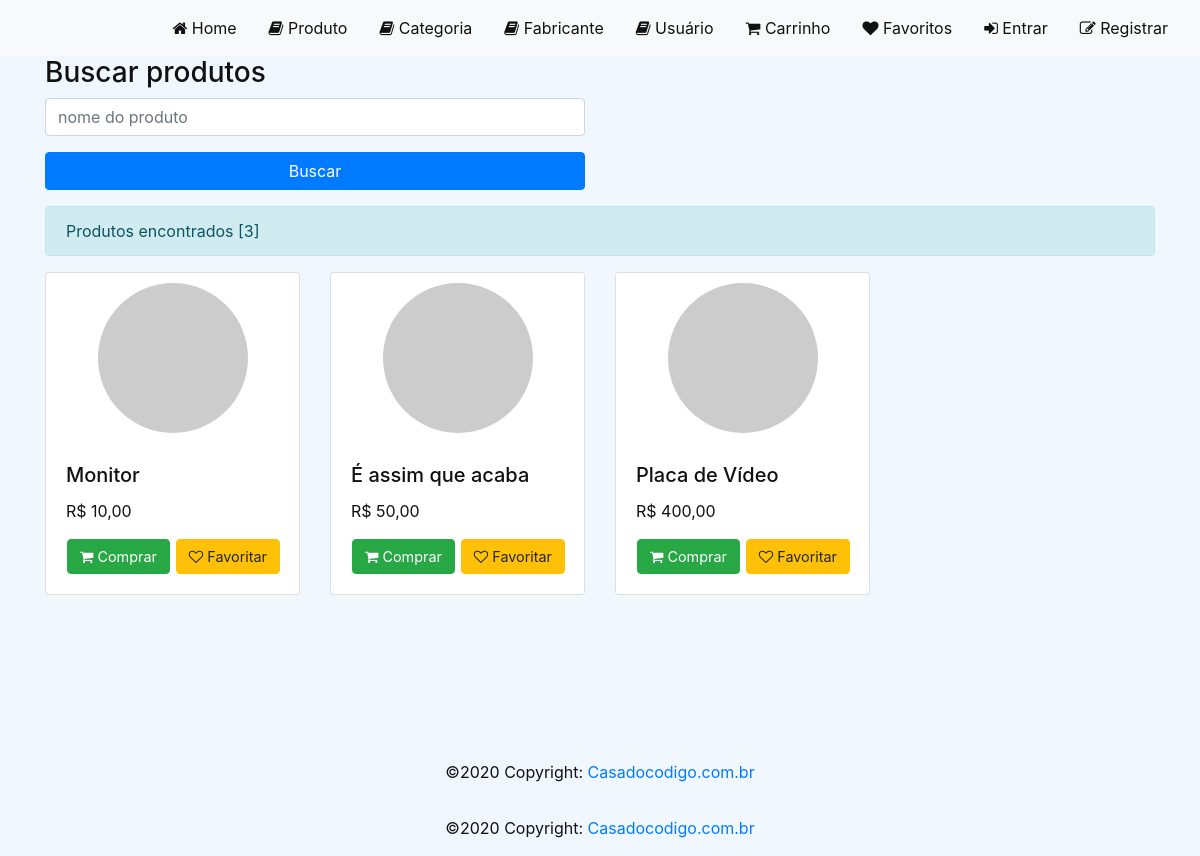
Before: / with the older database file.
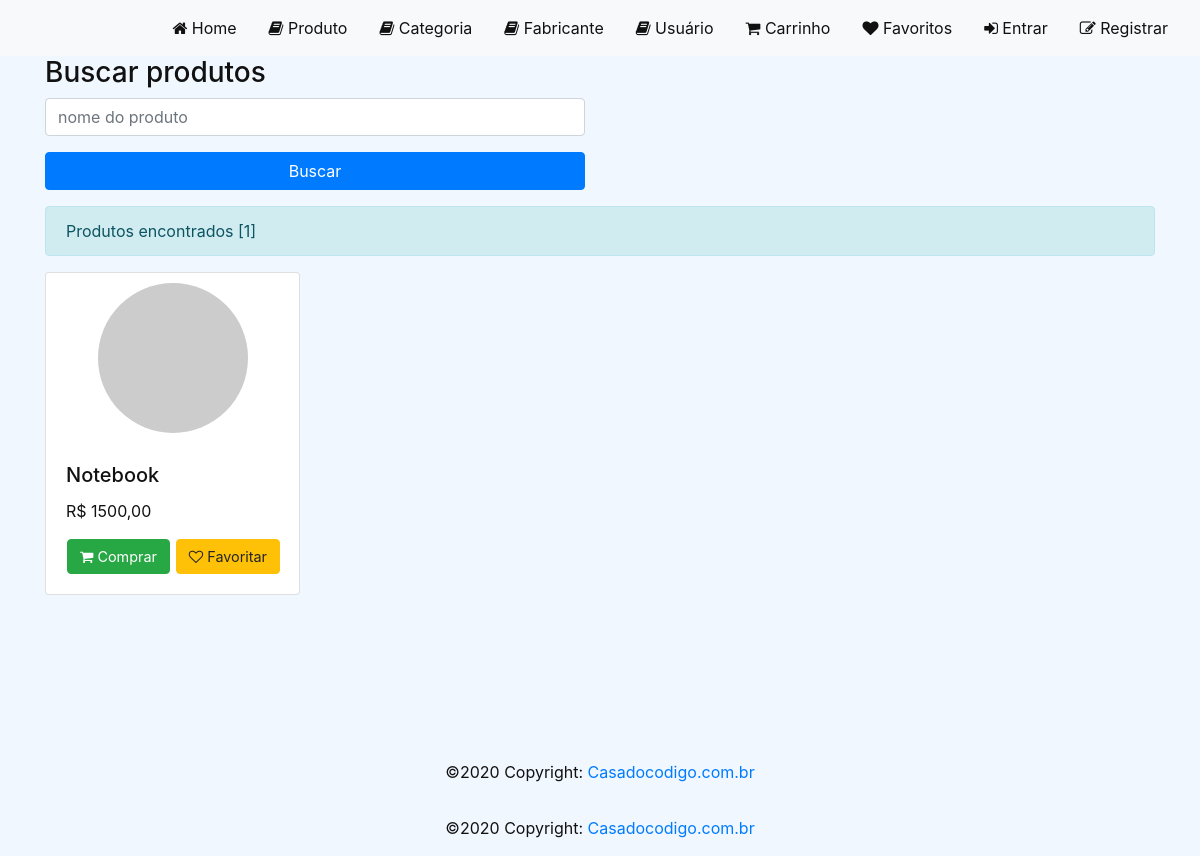
After: the same page with the newer database file.
### loja/models/Produto.py (models this page shows, shortened)
class Produto(models.Model):
    Produto = models.CharField(null=False, max_length=100)
    destaque = models.BooleanField(default=True)
    promocao = models.BooleanField(default=True)
    msgPromocao = models.CharField(null=True, max_length=100, blank=True)
    preco = models.DecimalField(max_digits=8, decimal_places=2)
    categoria = models.ForeignKey(Categoria, null=True,
related_name='categoria', on_delete=models.SET_NULL)
    fabricante = models.ForeignKey(Fabricante, null=True,
related_name='fabricante', on_delete=models.SET_NULL)
    criado_em = models.DateTimeField(auto_now_add=True)
    alterado_em = models.DateTimeField(auto_now=True)
    image = models.ImageField(null=True, blank=True)

### loja/views/HomeView.py (the view)
def home_view(request):
    produto = request.GET.get("produto")
    produtos = Produto.objects.all()
    if produto:
        produtos = produtos.filter(Produto__icontains=produto)
    favoritos_ids = set()
    if request.user.is_authenticated:
        favoritos_ids = set(
            Favorito.objects.filter(usuario=request.user.usuario).values_list('produto_id', flat=True)
        )
    context = {
        "produtos": produtos,
        "favoritos_ids": favoritos_ids,
    }
    return render(request, template_name='home/home.html', context=context, status=200)

### loja/templates/home/home.html (shortened to what this page needs)
{% extends "base.html" %}
{% load static %}
{% block styles %}
<link rel="stylesheet" href="{% static 'css/home.css' %}">
{% endblock %}
{% block content %}
<div id="content">
    <div class="container">
        <div class="row">
            <div class="col-sm-12 col-md-6 col-lg-6 offset-sm-0">
                <form action="{% url 'home' %}" method="GET">
                    <h3>Buscar produtos</h3>
                    <div class="form-row">
                        <div class="col form-group">
                            <input type="text" class="form-control" name="produto" placeholder="nome do produto">
                        </div>
                    </div>
                    <div class="form-row">
                        <div class="col form-group mb-3">
                            <button type="submit" class="btn btn-primary">Buscar</button>
                        </div>
                    </div>
                </form>
            </div>
        </div>
        <div class="alert alert-info">Produtos encontrados [{{ produtos|length }}]</div>
        <div class="row">
            {% for prod in produtos %}
            <div class="col-xs-9 col-md-3 col-lg-3 ">
                <div class="card mb-4">
                    <div class="image-circle" style="background-image: url('/media/{{ prod.image }}');"></div>
                    <div class="card-body">
                        <h5 class="card-title">{{ prod.Produto }}</h5>
                        <p class="card-text">R$ {{ prod.preco }}</p>
                        <div class="d-flex justify-content-between">
                            <form method="post" action="{% url 'add_to_cart' prod.id %}">
                                <button type="submit" class="btn btn-success btn-card"><i class="fa fa-shopping-cart"></i> Comprar</button>
                            </form>
                            <form method="post" action="{% url 'toggle_favorito' prod.id %}">
                                <button type="submit" class="btn {% if prod.id in favoritos_ids %}btn-danger{% else %}btn-warning{% endif %} btn-card">
                                    <i class="fa {% if prod.id in favoritos_ids %}fa-heart{% else %}fa-heart-o{% endif %}"></i>
                                    {% if prod.id in favoritos_ids %}Favoritado{% else %}Favoritar{% endif %}
                                </button>
                            </form>
                        </div>
                    </div>
                </div>
            </div>
            {% endfor %}
        </div>
    </div>
</div>
{% endblock %}

### loja/templates/base.html (shortened to what this page needs)
{% load static %}
<!DOCTYPE html>
<html lang="pt-BR">
<head>
    <link rel="stylesheet" href="https://stackpath.bootstrapcdn.com/bootstrap/4.4.1/css/bootstrap.min.css">
    <link rel="stylesheet" href="https://stackpath.bootstrapcdn.com/font-awesome/4.7.0/css/font-awesome.min.css">
    <link rel="stylesheet" href="{% static 'css/global.css' %}">
    {% block styles %}{% endblock %}
</head>
<body>
    <header>
        <nav class="navbar navbar-light bg-light justify-content-end navbar-expand-lg">
            <ul class="nav">
                <li class="nav-item"><a class="nav-link" href="/"><i class="fa fa-home"></i>
                        Home</a></li>
                <li class="nav-item"><a class="nav-link" href="{% url 'produto' %}"><i class="fa
    fa-book"></i> Produto</a></li>
                <li class="nav-item"><a class="nav-link" href="{% url 'categoria' %}"><i class="fa
    fa-book"></i> Categoria</a></li>
                <li class="nav-item"><a class="nav-link" href="{% url 'fabricante' %}"><i class="fa
    fa-book"></i> Fabricante</a></li>
                <li class="nav-item"><a class="nav-link" href="{% url 'usuario' %}"><i class="fa fa-book"></i>
            Usuário</a></li>
                <li class="nav-item"><a class="nav-link" href="{% url 'cart' %}"><i class="fa fa-shopping-cart"></i>
                        Carrinho</a></li>
                <li class="nav-item"><a class="nav-link" href="{% url 'favoritos' %}"><i class="fa fa-heart"></i>
                        Favoritos</a></li>
                {% if user.is_authenticated %}
                    <li class="nav-item"><a class="nav-link" href="{% url 'logout' %}"><i class="fa fa-sign-out"></i>
                            Sair</a></li>
                {% else %}
                    <li class="nav-item"><a class="nav-link" href="{% url 'login' %}"><i class="fa fa-sign-in"></i>
                            Entrar</a></li>
                    <li class="nav-item"><a class="nav-link" href="{% url 'register' %}"><i class="fa fa-edit"></i> Registrar</a></li>
                {% endif %}
            </ul>
        </nav>
    </header>
    {% block content %}{% endblock %}
    <footer class="page-footer font-small blue">
        <div class="footer-copyright text-center py-3">©2020 Copyright:
            <a href="https://www.casadocodigo.com.br/">
                Casadocodigo.com.br</a>
        </div>
    </footer>
    <div class="footer-copyright text-center py-3">©2020 Copyright:
        <a href="https://www.casadocodigo.com.br/"> Casadocodigo.com.br</a>
    </div>
</body>
</html>

### loja/static/css/global.css (style rules this page uses)
body { background-color: #f1f7ff; color: #111; }
#content { min-height: calc(100vh - 112px); }
.navbar .nav-link { color: #111 !important; }
.image-circle { width: 150px; height: 150px; border-radius: 100%; margin: 10px auto; background-size: cover; background-repeat: no-repeat; background-position: center; background-color: #ccc; }
.btn-card { width: 49.5%; float: left; font-size: 0.9em; }
.btn-card:last-child { margin-left: 1%; }

### loja/static/css/home.css (style rules this page uses)
body { background-color: #f1f7ff; }
#content form { margin-top: calc(50vh, 241px); }
#content form button { width: 100%; }

Changed rows visible on the page:
removed Produto: Produto "Monitor", preco "10,00", shows "Favoritar"
removed Produto: Produto "É assim que acaba", preco "50,00", shows "Favoritar"
removed Produto: Produto "Placa de Vídeo", preco "400,00", shows "Favoritar"
added Produto: Produto "Notebook", preco "1500,00", shows "Favoritar"
Other visible differences:
{{ produtos|length }}: "3" → "1"
